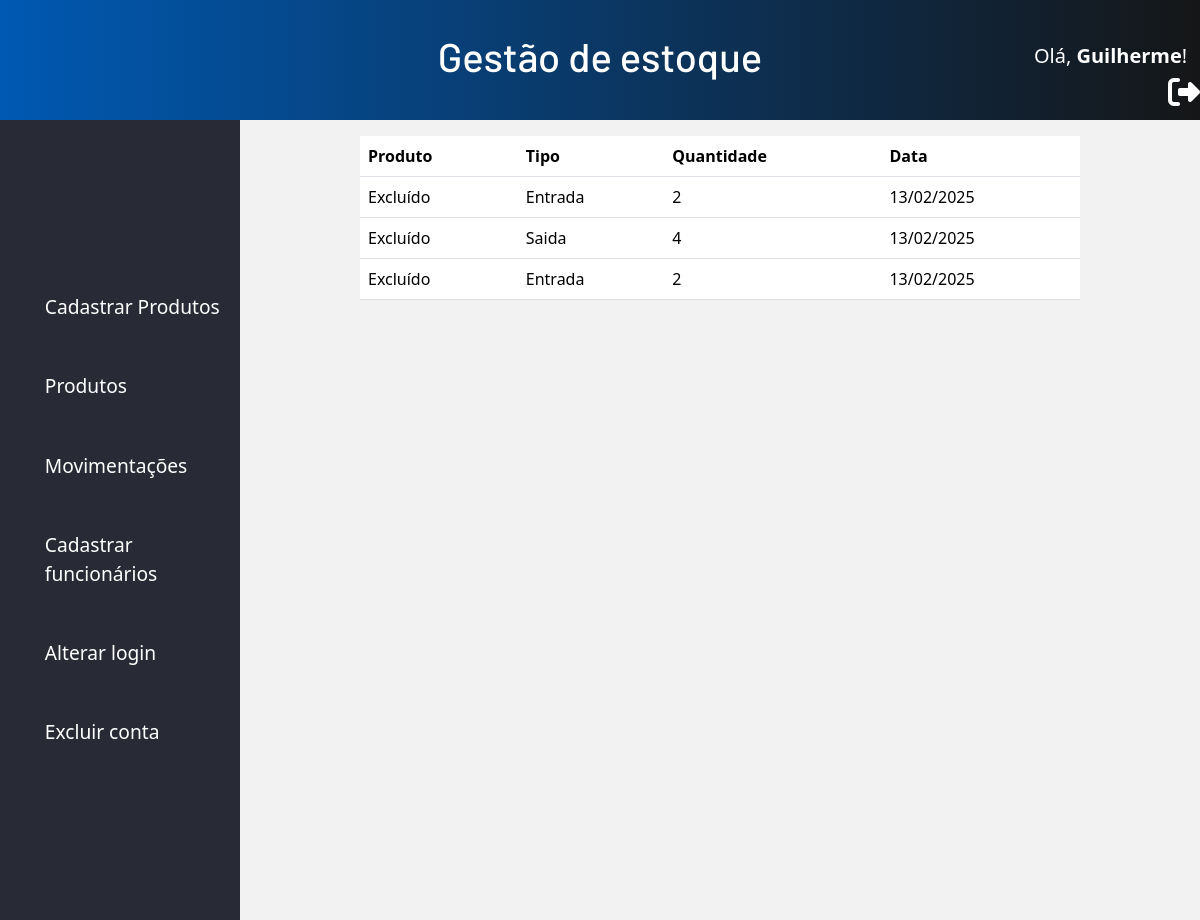
Screenshot of /src/php/movimentacoes.php (signed in) with the database file from the repository.
### tables this page shows
CREATE TABLE `movimentacao_estoque` (
  `idMovimentacao` int(11) NOT NULL,
  `tipo` enum('entrada','saida','','') NOT NULL,
  `qtd_movida` int(11) NOT NULL,
  `data` datetime NOT NULL,
  `idProduto` int(11) DEFAULT NULL
);

### src/php/funcoes.php (the view, shortened to what this page needs)
                <?php
function exibir_movimentacao($conexao){
    $sql = "SELECT m.tipo, m.qtd_movida, IF(m.idProduto IS NULL,'Excluído',p.nome) nome,m.data FROM movimentacao_estoque m LEFT JOIN produtos p ON
    m.idProduto = p.id";
    $resultado = $conexao->query($sql);
    while($linha = $resultado->fetch_array()){
    $data = new DateTime($linha['data']);
    ?>
    <tr>
      <td><?php echo $linha['nome'];?></td>
      <td><?php echo ucfirst($linha['tipo']);?></td>
      <td><?php echo $linha['qtd_movida'];?></td>
      <td><?php echo $data->format("d/m/Y");?></td>
    </tr>
<?php
}
}
            ?>
            <?php
function mostrar_nome($nome){
    echo "<h5> Olá, <strong>$nome</strong>! </h5>";
}
?>

### src/php/movimentacoes.php (shortened to what this page needs)
<?php
require_once "conexao.php";
require_once "funcoes.php";
?>
<!DOCTYPE html>
<html lang="PT-BR">
<head>
    <link href="https://cdn.jsdelivr.net/npm/bootstrap@5.3.3/dist/css/bootstrap.min.css" rel="stylesheet">
    <link rel="stylesheet" href="../css/style.css">
</head>
<body>
    <header>
        <h1>Gestão de estoque</h1>
        <div class="avatarUser">
            <div>
            <?php mostrar_nome($_SESSION['nome_usuario_logado']);?>
            </div>
            <div class="btnSair">
            <a href="sair.php"><i class="fa-solid fa-right-from-bracket fa-2x"></i> </a>
            </div>
        </div>
    </header>
    <main class="menu-principal">
        <div class="menu-lateral">
        <nav>
                <ul class="menu">
                    <li> <a href="cadastro_produtos.php">Cadastrar Produtos </a></li>
                    <li><a href="escolha_categoria.php">Produtos</a></li>
                    <li><a href="movimentacoes.php">Movimentações</a></li>
                    <li><a href="cadastro_usuarios.php">Cadastrar funcionários</a></li>
                    <li><a href="#">Alterar login</a></li>
                    <li><a href="#">Excluir conta</a></li>
                </ul>
            </nav>
        </div>
        <div class="area-exibicao movimentacoes">
        <table class="table table-striped">
        <table class="table">
  <thead>
    <tr>
    <th scope="col">Produto</th>
    <th scope="col">Tipo</th>
    <th scope="col">Quantidade</th>
    <th scope="col">Data</th>
    </tr>
  </thead>
  <tbody>
    <?php exibir_movimentacao($conexao); ?>
  </tbody>
        </table>
        </div>
    </main>
</body>
</html>

### src/css/style.css (style rules this page uses)
* { margin:0; box-sizing: border-box; }
body { background-color: #F2F2F2; }
header { display: flex; justify-content: center; align-items: center; background: linear-gradient(to left,#151617,#0059B2); width:100%; height:120px; position: relative; }
header h1 { color:#ffff; font-family: 'Barlow'; }
header .avatarUser { position: absolute; top:2; right:0; color:white; padding:0.8em; height:auto; }
header .avatarUser .btnSair { position: absolute; right:0; }
header .avatarUser .btnSair a { text-decoration: none; color:white; }
.menu-principal { display:flex; width:100%; height:100vh; }
.menu-lateral { width:20%; height:100%; }
.area-exibicao { width:80%; height:100%; }
.menu,.menu-horizontal { background-color: #282B36; width:100%; height:100vh; display:flex; flex-direction: column; align-items: center; justify-content: center; gap:25px; }
.menu li,.menu-horizontal li { list-style: none; padding:0.8em; width:100%; margin:0; }
.menu li a, .menu-horizontal li a { text-decoration: none; color:#fff; font-size: 1.2em; }
.movimentacoes { width:60%; margin:auto; }

### rows the page displays
movimentacao_estoque: nome "Excluído", tipo "Entrada", qtd_movida "2", data "13/02/2025"
movimentacao_estoque: nome "Excluído", tipo "Saida", qtd_movida "4", data "13/02/2025"
movimentacao_estoque: nome "Excluído", tipo "Entrada", qtd_movida "2", data "13/02/2025"

### other values shown
$nome "Guilherme"
